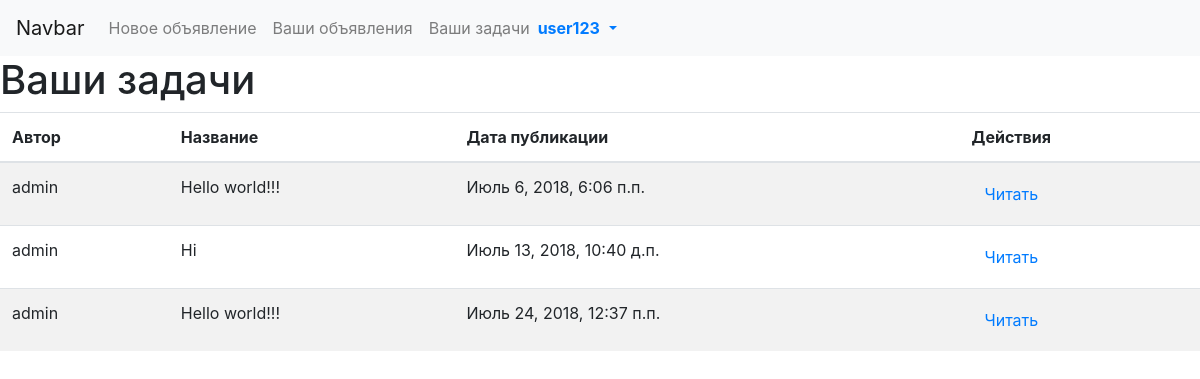
Page /your_tasks/ (signed in) on the committed database.
### exchange/models.py (models this page shows, shortened)
class Notice(models.Model):
    author = models.ForeignKey(User, null=True, blank=True)
    title = models.CharField(max_length=200, default="")
    body = models.TextField(null=True, blank=True)
    pub_date = models.DateTimeField(auto_now_add=True)
    done = models.BooleanField(default=False)
    price = models.IntegerField(null=True, blank=True)
    executor = models.ForeignKey(User, null=True, blank=True, related_name='author')
    class Meta:
        verbose_name = 'Объявления'

### exchange/views.py (the view)
# urls.py: url(r'^your_tasks/$', views.UserTasksView.as_view(), name='your_tasks'),
class UserTasksView(generic.ListView):
    template_name = 'exchange/user_tasks.html'
    context_object_name = 'notices'
    @transaction.atomic
    def get_queryset(self):
        return Notice.objects.select_related().filter(executor=self.request.user)

### exchange/templates/exchange/user_tasks.html
{% extends 'exchange/base.html' %}
{% block content %}
<div class="panel panel-default">
  <h1>Ваши задачи</h1>
  <table class="table table-striped">
    <thead>
      <tr>
        <th scope="col">Автор</th>
        <th scope="col">Название</th>
        <th scope="col">Дата публикации</th>
        <th scope="col">Действия</th>
      </tr>
    </thead>
    <tbody>
      {% for notice in notices %}
        <tr>
          <td>{{ notice.author }}</td>
          <td>{{ notice.title }}</td>
          <td>{{ notice.pub_date }}</td>
          <td><a class="btn btn-default" href="{% url 'exchange:detail' notice.id %}">Читать</a></td>
        </tr>
      {% endfor %}
    </tbody>
    </table>
  </div>
<br>
{% endblock content %}

### exchange/templates/exchange/base.html (shortened to what this page needs)
{% load static %}
<!DOCTYPE html>
<html lang="ru">
<head>
  <link rel="stylesheet" href="https://stackpath.bootstrapcdn.com/bootstrap/4.1.1/css/bootstrap.min.css">
</head>
<body>
  <nav class="navbar navbar-expand-lg navbar-light bg-light">
    <a class="navbar-brand" href="{% url 'exchange:index' %}">Navbar</a>
    <div class="collapse navbar-collapse" id="navbarNav">
      <ul class="navbar-nav">
        {% if user.is_authenticated %}
        <li class="nav-item">
          <a class="nav-link" href="{% url 'exchange:new' %}">Новое объявление</a>
        </li>
        <li class="nav-item">
          <a class="nav-link" href="{% url 'exchange:your_notices' %}">Ваши объявления</a>
        </li>
        <li class="nav-item">
          <a class="nav-link" href="{% url 'exchange:your_tasks' %}">Ваши задачи</a>
        </li>
        {% endif %}
      </ul>
      <ul class="nav navbar-nav navbar-right">
          {% if user.is_authenticated %}
            <li role="presentation" class="dropdown">
            <a class="dropdown-toggle" data-toggle="dropdown" href="#" role="button" aria-haspopup="true" aria-expanded="false">
              <strong>{{ user.username }}</strong>
            </a>
          {% else %}
            <li class="nav-item"><a class="nav-link" href="{% url 'auth_login' %}">Войти</a></li>
            <li class="nav-item"><a class="nav-link" href="{% url 'registration_register' %}" class="p-r-none">Зарегестрироваться</a></li>
          {% endif %}
      </ul>
    </div>
  </nav>
  <div id="site-wrapper">
      {% block content %}
      {% endblock content %}
  </div>
  </body>
</html>

### rows in the picture
Notice: author "admin", title "Hello world!!!", pub_date "Июль 6, 2018, 6:06 п.п."
Notice: author "admin", title "Hi", pub_date "Июль 13, 2018, 10:40 д.п."
Notice: author "admin", title "Hello world!!!", pub_date "Июль 24, 2018, 12:37 п.п."

### other values in the picture
{{ user.username }} "user123"
